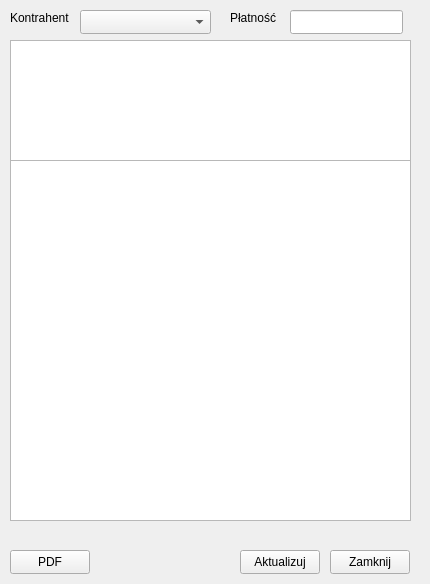
<?xml version="1.0" encoding="UTF-8"?>
<ui version="4.0">
 <class>InvoiceDetailsView</class>
 <widget class="QWidget" name="InvoiceDetailsView">
  <property name="geometry">
   <rect>
    <x>0</x>
    <y>0</y>
    <width>430</width>
    <height>584</height>
   </rect>
  </property>
  <property name="windowTitle">
   <string>Form</string>
  </property>
  <widget class="QPushButton" name="pushButton_close">
   <property name="geometry">
    <rect>
     <x>330</x>
     <y>550</y>
     <width>80</width>
     <height>24</height>
    </rect>
   </property>
   <property name="text">
    <string>Zamknij</string>
   </property>
  </widget>
  <widget class="QPushButton" name="pushButton_update">
   <property name="geometry">
    <rect>
     <x>240</x>
     <y>550</y>
     <width>80</width>
     <height>24</height>
    </rect>
   </property>
   <property name="text">
    <string>Aktualizuj</string>
   </property>
  </widget>
  <widget class="QTableWidget" name="tableWidget_contractors">
   <property name="geometry">
    <rect>
     <x>10</x>
     <y>40</y>
     <width>401</width>
     <height>121</height>
    </rect>
   </property>
  </widget>
  <widget class="QLineEdit" name="lineEdit_payment">
   <property name="geometry">
    <rect>
     <x>290</x>
     <y>10</y>
     <width>113</width>
     <height>24</height>
    </rect>
   </property>
  </widget>
  <widget class="QLabel" name="label">
   <property name="geometry">
    <rect>
     <x>10</x>
     <y>10</y>
     <width>71</width>
     <height>16</height>
    </rect>
   </property>
   <property name="text">
    <string>Kontrahent</string>
   </property>
  </widget>
  <widget class="QLabel" name="label_2">
   <property name="geometry">
    <rect>
     <x>230</x>
     <y>10</y>
     <width>49</width>
     <height>16</height>
    </rect>
   </property>
   <property name="text">
    <string>Płatność</string>
   </property>
  </widget>
  <widget class="QComboBox" name="comboBox">
   <property name="geometry">
    <rect>
     <x>80</x>
     <y>10</y>
     <width>131</width>
     <height>24</height>
    </rect>
   </property>
  </widget>
  <widget class="QTableWidget" name="tableWidget_positions">
   <property name="geometry">
    <rect>
     <x>10</x>
     <y>160</y>
     <width>401</width>
     <height>361</height>
    </rect>
   </property>
  </widget>
  <widget class="QPushButton" name="pushButton">
   <property name="geometry">
    <rect>
     <x>10</x>
     <y>550</y>
     <width>80</width>
     <height>24</height>
    </rect>
   </property>
   <property name="text">
    <string>PDF</string>
   </property>
  </widget>
 </widget>
 <resources/>
 <connections/>
</ui>
